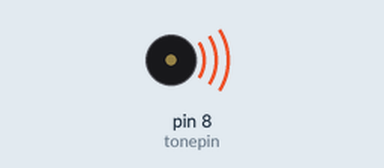
A sketch run on a simulated Arduino Uno, built with avr-gcc and run on an emulated ATmega328P. Shown: buzzer (waves = sounding).

Above: at 0.45 s.
At 19.2 s:
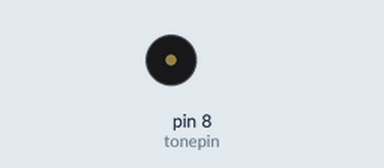
Timing chart, 0 to 19.5 s (numbered marks = the images above):
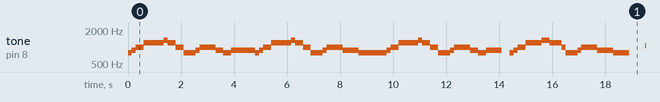

Measured:
- by itself, tone on pin 8 (tonepin): plays 786 Hz for 0.15 s, 882 Hz for 0.15 s, 990 Hz for 0.30 s, 1178 Hz for 0.75 s, 1322 Hz for 0.15 s, 1178 Hz for 0.30 s … (294 notes in this stretch)

The sketch:

___.ino
```cpp
#define none 0
#define g1 786
#define g2 882
#define g3 990
#define g4 1049
#define g5 1178
#define g6 1322
#define g7 1484

int tune[]=
{
  g1,g2,
  g3,g5,g5,g6,
  g5,g3,g1,g2,
  g3,g3,g2,g1,
  g2,g1,g2,
  g3,g5,g5,g6,

  g5,g3,g1,g2,
  g3,g3,g2,g2,
  g1,g1,g2,
  g3,g5,g5,g6,
  g5,g3,g1,g2,
  g3,g3,g2,g1,

  g2,none,g1,g2,
  g3,g5,g5,g6,
  g5,g3,g1,g2,
  g3,g3,g3,g3,g2,g2,
  g1,none,
  g4,g4,

  g6,g6,g6,
  g5,g5,g3,g1,
  g2,none,g1,g2,
  g3,g5,g5,g6,
  g5,g3,g1,g2,
  g3,g3,g2,g2,

  g1,
};
float durt[]=
{
  1,1,
  2,2,3,1,
  2,2,3,1,
  2,2,2,2,
  6,1,1,
  2,2,3,1,

  2,2,3,1,
  2,2,2,2,
  6,1,1,
  2,2,3,1,
  2,2,3,1,
  2,2,2,2,

  4,2,1,1,
  2,2,2,2,
  3,1,3,1,
  1,1,1,1,3,1,
  4,4,
  4,4,

  2,1,2,
  3,1,2,2,
  4,2,1,1,
  2,2,3,1,
  2,2,3,1,
  2,2,3,1,

  4,
};
int length;
int tonepin=8;
void setup()
{
  pinMode(tonepin,OUTPUT);
  length=sizeof(tune)/sizeof(tune[0]);
}
void loop()
{
  for(int x=0;x<length;x++)
  {
    tone(tonepin,tune[x]);
    delay(150*durt[x]);
    noTone(tonepin);
  }
  delay(2000);
}
```
